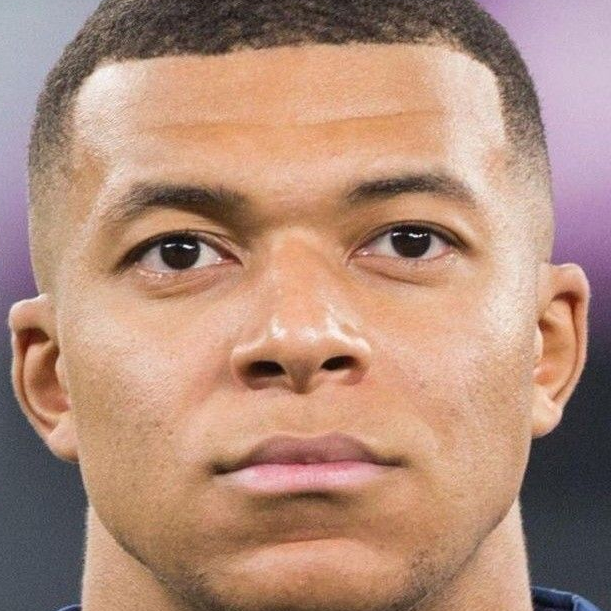
#> input picture Football Player Image Classification/dataset/cropped/mbappe/mbappe1.png, 611 x 611 px
$ python -i classification.py   (imports and definitions only)
#> lines starting #> are read from the running program, lines starting #| are printed output that depends on the picture
from itertools import count
import numpy as np
import cv2
import os
import pandas as pd
import matplotlib.pyplot as plt
import shutil
import pywt
import joblib
import json
from sklearn.svm import SVC
from sklearn.metrics import classification_report, confusion_matrix
from sklearn.model_selection import train_test_split
from sklearn.pipeline import Pipeline
from sklearn.model_selection import GridSearchCV
from sklearn.preprocessing import StandardScaler
from sklearn.linear_model import LogisticRegression
from sklearn.ensemble import RandomForestClassifier
from sklearn.decomposition import PCA

face_cascade = cv2.CascadeClassifier(cv2.data.haarcascades + "haarcascade_frontalface_default.xml")
eye_cascade = cv2.CascadeClassifier(cv2.data.haarcascades + "haarcascade_eye.xml")

def get_cropped_image_if_2_eyes(image_path):
#> called with image_path = '../dataset/cropped/mbappe/mbappe1.png'
    img = cv2.imread(image_path)
#> img is the input picture: shape (611, 611, 3); mean B, G, R 122.3, 140.6, 177.3
    if img is None:
        return None
    gray = cv2.cvtColor(img, cv2.COLOR_BGR2GRAY)
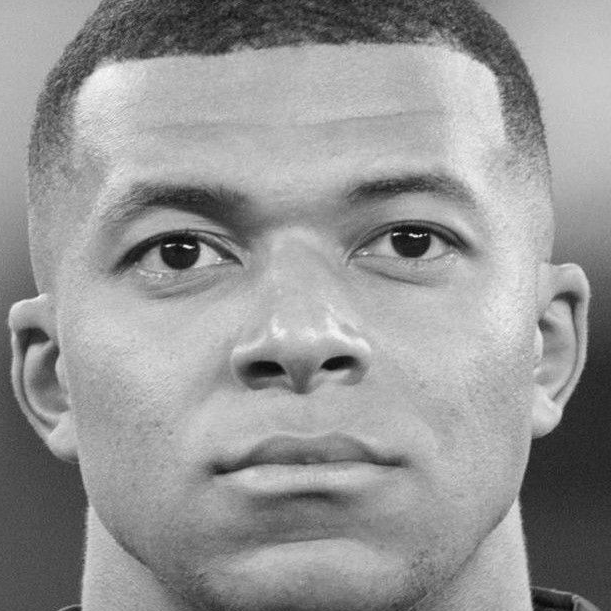
#> gray: shape (611, 611); min 2, max 254, mean 149.5
    faces = face_cascade.detectMultiScale(gray, 1.3, 5)
#> faces = [[27, 19, 559, 559]]
    if len(faces) == 0:
        return None
    for (x,y,w,h) in faces:
        roi_gray = gray[y:y+h, x:x+w]
        roi_color = img[y:y+h, x:x+w]
        eyes = eye_cascade.detectMultiScale(roi_gray)
        if len(eyes) >= 1:
             return roi_color
#> this loop made 1 pass
#> (x, y, w, h, eyes) on pass 1: (27, 19, 559, 559, [[82, 170, 128, 128], [310, 158, 132, 132]])
#> pass 1, in get_cropped_image_if_2_eyes, `roi_gray = gray[y:y+h, x:x+w]`:
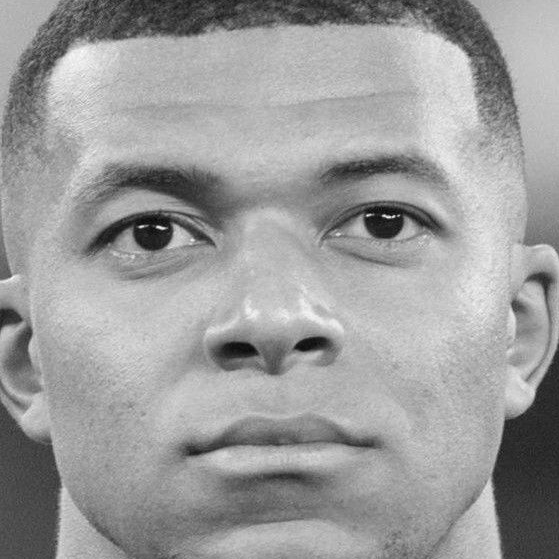
#> roi_gray: shape (559, 559); min 2, max 254, mean 156.1
#> pass 1, in get_cropped_image_if_2_eyes, `roi_color = img[y:y+h, x:x+w]`:
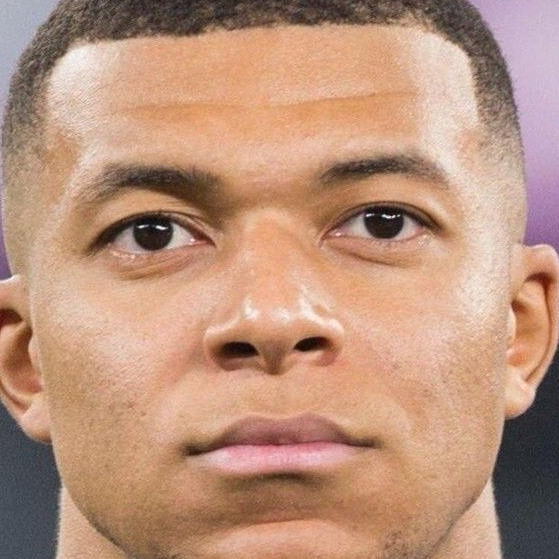
#> roi_color: shape (559, 559, 3); mean B, G, R 124, 146.5, 187
    return None

path_to_data = "D:/Coding journey/Projects/Football Player Image Classification/dataset/"
path_to_cr_data = "D:/Coding journey/Projects/Football Player Image Classification/dataset/cropped/"

img_dirs = []
# [7 lines not run here, left out]

cropped_image_dirs = []
celebrity_file_names_dict = {}
# [17 lines not run here, left out]

def w2d(img, mode='haar', level=1):
    imArray = img
    imArray = cv2.cvtColor(imArray, cv2.COLOR_BGR2GRAY)
    imArray = np.float32(imArray)
    imArray /= 255;
    coeffs = pywt.wavedec2(imArray, mode, level=level)
    coeffs_H = list(coeffs)
    coeffs_H[0] *= 0;
    imArray_H = pywt.waverec2(coeffs_H, mode)
    imArray_H *= 255;
    imArray_H = np.uint8(imArray_H)
    return imArray_H

class_dict = {}
count = 0
# [3 lines not run here, left out]

X = []
y = []
# [9 lines not run here, left out]

X = np.array(X).reshape(len(X), 32*32*3 + 32*32).astype(float)

# [1 line that did not run here, left out]

model_params = {
    'svm': {
        'model': SVC(),
        'params' : {
            'model__C': [1, 10, 100, 1000],
            'model__kernel': ['linear', 'rbf'],
            'model__gamma': ['scale', 'auto']
        }
    },
    'random_forest': {
        'model': RandomForestClassifier(),
        'params' : {
            'model__n_estimators': [10, 50, 100, 200],
            'model__max_depth': [None, 10, 20, 30],
            'model__min_samples_split': [2, 5, 10]
        }
    },
    'logistic_regression': {
        'model': LogisticRegression(max_iter=1000),
        'params' : {
            'model__C': [0.01, 0.1, 1, 10],
            'model__solver': ['liblinear', 'lbfgs']
        }
    }
}

scores = []
best_estimators = {}
# [14 lines not run here, left out]

df = pd.DataFrame(scores, columns=['model', 'best_score', 'best_params'])
# [7 lines not run here, left out]

# [1 line that did not run here, left out]

# [4 lines not run here, left out]

>>> result = get_cropped_image_if_2_eyes('../dataset/cropped/mbappe/mbappe1.png')

$ run again, on Football Player Image Classification/dataset/cropped/messi/messi10.png
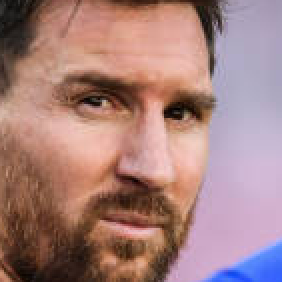
#> input picture Football Player Image Classification/dataset/cropped/messi/messi10.png, 141 x 141 px (shown 2 times larger)
#> in get_cropped_image_if_2_eyes, img is the input picture: shape (141, 141, 3); mean B, G, R 125.5, 128.4, 165.7
#> in get_cropped_image_if_2_eyes, `gray = cv2.cvtColor(img, cv2.COLOR_BGR2GRAY)`:
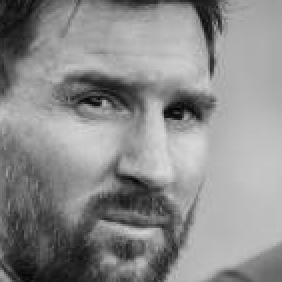
#> gray: shape (141, 141) (shown 2 times larger); min 1, max 216, mean 139.2
#> faces = [[11, 8, 116, 116]]
#> the loop in get_cropped_image_if_2_eyes, `for (x,y,w,h) in faces:` made 1 pass
#> (x, y, w, h, eyes) on pass 1: (11, 8, 116, 116, [[62, 31, 33, 33], [21, 26, 33, 33]])
#> pass 1, in get_cropped_image_if_2_eyes, `roi_color = img[y:y+h, x:x+w]`:
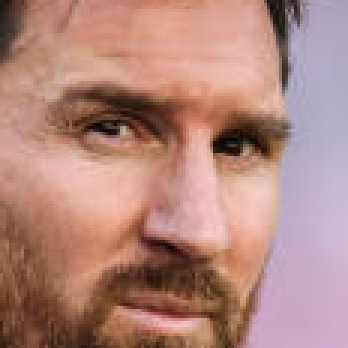
#> roi_color: shape (116, 116, 3) (shown 3 times larger); mean B, G, R 126.1, 134.9, 178.3

$ run again, on Football Player Image Classification/dataset/cropped/messi/messi11.png
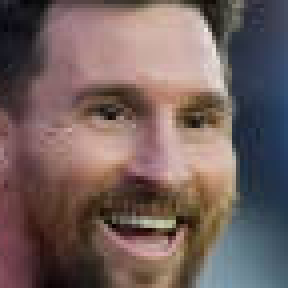
#> input picture Football Player Image Classification/dataset/cropped/messi/messi11.png, 72 x 72 px (shown 4 times larger)
#> in get_cropped_image_if_2_eyes, img is the input picture: shape (72, 72, 3); mean B, G, R 93.3, 95.9, 114.5
#> in get_cropped_image_if_2_eyes, `gray = cv2.cvtColor(img, cv2.COLOR_BGR2GRAY)`:
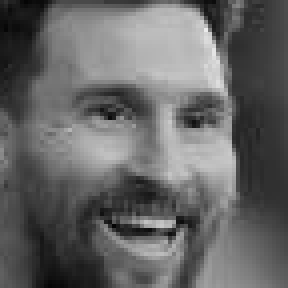
#> gray: shape (72, 72) (shown 4 times larger); min 4, max 235, mean 101.2
#> faces = [[9, 6, 59, 59]]
#> the loop in get_cropped_image_if_2_eyes, `for (x,y,w,h) in faces:` made 1 pass
#> (x, y, w, h, eyes) on pass 1: (9, 6, 59, 59, [[7, 10, 22, 22], [27, 12, 21, 21]])
#> pass 1, in get_cropped_image_if_2_eyes, `roi_color = img[y:y+h, x:x+w]`:
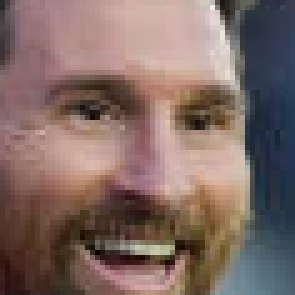
#> roi_color: shape (59, 59, 3) (shown 5 times larger); mean B, G, R 100.8, 106.6, 128.6

$ run again, on Football Player Image Classification/dataset/cropped/neymar/neymar1.png
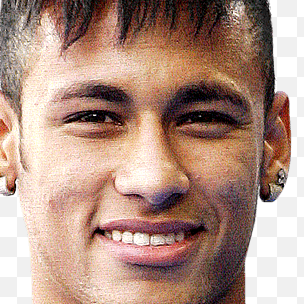
#> input picture Football Player Image Classification/dataset/cropped/neymar/neymar1.png, 304 x 304 px
#> in get_cropped_image_if_2_eyes, img is the input picture: shape (304, 304, 3); mean B, G, R 131.5, 145.3, 176.5
#> in get_cropped_image_if_2_eyes, `gray = cv2.cvtColor(img, cv2.COLOR_BGR2GRAY)`:
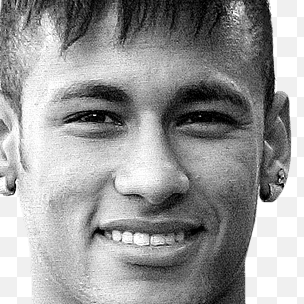
#> gray: shape (304, 304); min 0, max 255, mean 153
#> faces = [[28, 22, 255, 255]]
#> the loop in get_cropped_image_if_2_eyes, `for (x,y,w,h) in faces:` made 1 pass
#> (x, y, w, h, eyes) on pass 1: (28, 22, 255, 255, [[21, 47, 91, 91]])
#> pass 1, in get_cropped_image_if_2_eyes, `roi_color = img[y:y+h, x:x+w]`:
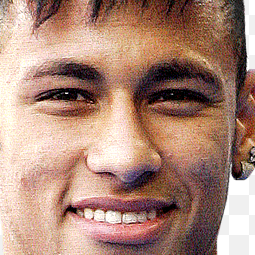
#> roi_color: shape (255, 255, 3); mean B, G, R 120.4, 136.1, 172.6
